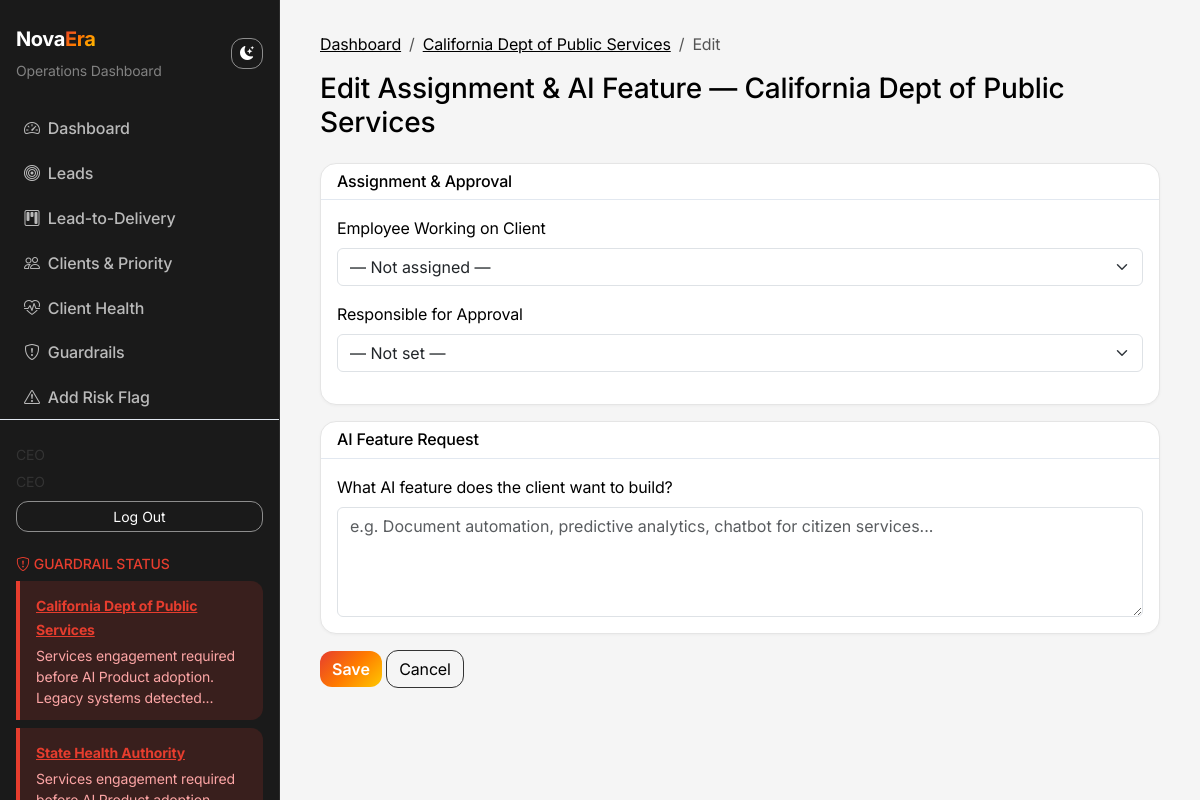
The app's page /client/1/edit (signed in) with its own data.
### models.py (models this page shows, shortened)
class User(UserMixin, db.Model):
    __tablename__ = "users"
    id = db.Column(db.Integer, primary_key=True)
    email = db.Column(db.String(120), unique=True, nullable=False)
    password_hash = db.Column(db.String(256), nullable=False)
    full_name = db.Column(db.String(200), nullable=False)
    role = db.Column(db.String(50), default=ROLE_EMPLOYEE)  # ceo, strategy_lead, employee
    created_at = db.Column(db.DateTime, default=datetime.utcnow)

class Client(db.Model):
    __tablename__ = "clients"
    id = db.Column(db.Integer, primary_key=True)
    name = db.Column(db.String(200), nullable=False)
    legacy_systems = db.Column(db.String(500), default="")  # Comma-separated
    ai_readiness_score = db.Column(db.Integer, default=50)  # 1-100
    last_delivery_update = db.Column(db.DateTime, default=datetime.utcnow)
    revenue = db.Column(db.Float, default=0.0)  # Total (legacy)
    services_revenue = db.Column(db.Float, default=0.0)
    ai_product_revenue = db.Column(db.Float, default=0.0)
    trust_level = db.Column(db.Integer, default=50)  # 1-100 for Trust-Revenue matrix
    data_foundation_service_active = db.Column(db.Boolean, default=False)  # Guardrail
    engagement_start_date = db.Column(db.DateTime, nullable=True)  # For 6+ months check
    use_case_documented = db.Column(db.Boolean, default=False)
    delivery_capacity_confirmed = db.Column(db.Boolean, default=False)
    prior_pilot_success = db.Column(db.Boolean, default=False)
    budget_confirmed = db.Column(db.Boolean, default=False)
    handoff_checklist_complete = db.Column(db.Boolean, default=False)
    guardrail_flags = db.Column(db.Text, default="[]")  # JSON array of violated guardrails
    ai_use_cases = db.Column(db.Text, default="[]")
    technical_blockers = db.Column(db.Text, default="[]")
    key_stakeholders = db.Column(db.Text, default="[]")
    delivery_notes = db.Column(db.Text, default="")  # Services view - embedded team notes
    problem_priority = db.Column(db.Text, default="")  # For AI enrichment
    analysis_updated_at = db.Column(db.DateTime, nullable=True)
    assigned_to_id = db.Column(db.Integer, db.ForeignKey("users.id"), nullable=True)  # Employee working on client
    approver_id = db.Column(db.Integer, db.ForeignKey("users.id"), nullable=True)  # Responsible for approval
    ai_feature_request = db.Column(db.Text, default="")  # What AI feature the client wants to build
    created_at = db.Column(db.DateTime, default=datetime.utcnow)
    updated_at = db.Column(db.DateTime, default=datetime.utcnow, onupdate=datetime.utcnow)
    assigned_to = db.relationship("User", foreign_keys=[assigned_to_id])
    approver = db.relationship("User", foreign_keys=[approver_id])

### app.py (the view, shortened to what this page needs)
    @app.route("/client/<int:id>/edit", methods=["GET", "POST"])
    @login_required
    def client_edit(id):
        client = Client.query.get_or_404(id)
        if not can_grant_permissions():
            flash("Only CEO or Strategy Lead can edit client assignment.", "danger")
            return redirect(url_for("client_detail", id=id))
        users = User.query.all()
        return render_template("client_edit.html", client=client, users=users)

### services/auth_utils.py (called while the page is built)
def can_grant_permissions():
    if not current_user or not current_user.is_authenticated:
        return False
    return current_user.role in (ROLE_CEO, ROLE_STRATEGY_LEAD)

### services/guardrails.py (called while the page is built)
def get_guardrail_violations_for_clients(clients) -> List[dict]:
    result = []
    for c in clients:
        ok, warnings = validate_deal(c)
        if not ok and warnings:
            result.append({"client": c, "warnings": warnings})
    return result

### templates/client_edit.html (shortened to what this page needs)
{% extends "base.html" %}
{% block content %}
<nav aria-label="breadcrumb" class="mb-3">
    <ol class="breadcrumb">
        <li class="breadcrumb-item"><a href="{{ url_for('dashboard') }}" class="theme-muted">Dashboard</a></li>
        <li class="breadcrumb-item"><a href="{{ url_for('client_detail', id=client.id) }}" class="theme-muted">{{ client.name }}</a></li>
        <li class="breadcrumb-item active theme-text">Edit</li>
    </ol>
</nav>
<h1 class="h3 mb-4 theme-text">Edit Assignment & AI Feature — {{ client.name }}</h1>
<form method="post">
    <div class="card metric-card mb-3">
        <div class="card-header bg-transparent border-secondary"><h6 class="mb-0 theme-text">Assignment & Approval</h6></div>
        <div class="card-body">
            <div class="mb-3">
                <label for="assigned_to_id" class="form-label theme-text">Employee Working on Client</label>
                <select class="form-select" id="assigned_to_id" name="assigned_to_id">
                    <option value="">— Not assigned —</option>
                </select>
            </div>
            <div class="mb-3">
                <label for="approver_id" class="form-label theme-text">Responsible for Approval</label>
                <select class="form-select" id="approver_id" name="approver_id">
                    <option value="">— Not set —</option>
                </select>
            </div>
        </div>
    </div>
    <div class="card metric-card mb-3">
        <div class="card-header bg-transparent border-secondary"><h6 class="mb-0 theme-text">AI Feature Request</h6></div>
        <div class="card-body">
            <label for="ai_feature_request" class="form-label theme-text">What AI feature does the client want to build?</label>
            <textarea class="form-control" id="ai_feature_request" name="ai_feature_request" rows="4" placeholder="e.g. Document automation, predictive analytics, chatbot for citizen services...">{{ client.ai_feature_request or '' }}</textarea>
        </div>
    </div>
    <button type="submit" class="btn btn-primary">Save</button>
    <a href="{{ url_for('client_detail', id=client.id) }}" class="btn btn-outline-secondary">Cancel</a>
</form>
{% endblock %}

### templates/base.html (shortened to what this page needs)
<!DOCTYPE html>
<html lang="en" id="html-theme">
<head>
    <link href="https://cdn.jsdelivr.net/npm/bootstrap@5.3.2/dist/css/bootstrap.min.css" rel="stylesheet">
    <link href="https://cdn.jsdelivr.net/npm/bootstrap-icons@1.11.1/font/bootstrap-icons.css" rel="stylesheet">
</head>
<body>
    <nav class="sidebar">
        <div class="px-3 mb-4 d-flex justify-content-between align-items-center">
            <div>
                <div class="novaera-logo mb-1"><span class="nova">Nova</span><span class="era">Era</span></div>
                <small class="text-secondary opacity-75">Operations Dashboard</small>
            </div>
            <button type="button" class="btn btn-sm btn-outline-light" id="theme-toggle" title="Toggle light/dark mode" aria-label="Toggle theme">
                <i class="bi bi-moon-stars-fill" id="theme-icon"></i>
            </button>
        </div>
        <ul class="nav flex-column">
            <li class="nav-item"><a class="nav-link {% if request.endpoint == 'dashboard' %}active{% endif %}" href="{{ url_for('dashboard') }}"><i class="bi bi-speedometer2 me-2"></i>Dashboard</a></li>
            <li class="nav-item"><a class="nav-link {% if request.endpoint == 'leads' %}active{% endif %}" href="{{ url_for('leads') }}"><i class="bi bi-bullseye me-2"></i>Leads</a></li>
            <li class="nav-item"><a class="nav-link {% if request.endpoint == 'kanban' %}active{% endif %}" href="{{ url_for('kanban') }}"><i class="bi bi-kanban me-2"></i>Lead-to-Delivery</a></li>
            <li class="nav-item"><a class="nav-link {% if request.endpoint == 'clients' %}active{% endif %}" href="{{ url_for('clients') }}"><i class="bi bi-people me-2"></i>Clients & Priority</a></li>
            <li class="nav-item"><a class="nav-link {% if request.endpoint == 'client_health' %}active{% endif %}" href="{{ url_for('client_health') }}"><i class="bi bi-heart-pulse me-2"></i>Client Health</a></li>
            <li class="nav-item"><a class="nav-link {% if request.endpoint == 'guardrails' %}active{% endif %}" href="{{ url_for('guardrails') }}"><i class="bi bi-shield-exclamation me-2"></i>Guardrails</a></li>
            <li class="nav-item"><a class="nav-link" href="{{ url_for('add_risk_flag') }}"><i class="bi bi-exclamation-triangle me-2"></i>Add Risk Flag</a></li>
        </ul>
        <div class="mt-auto px-3 pt-4 border-top border-secondary">
            <small class="theme-muted d-block mb-1">{{ current_user.full_name or current_user.email }}</small>
            <small class="text-uppercase theme-muted">{{ current_user.role.replace('_',' ') }}</small>
            <form method="post" action="{{ url_for('logout') }}" class="mt-2">
                <button type="submit" class="btn btn-sm btn-outline-light w-100">Log Out</button>
            </form>
        </div>
        {% if guardrail_violations is defined and guardrail_violations %}
        <div class="mt-4 px-3">
            <h6 class="text-high-risk small text-uppercase mb-2"><i class="bi bi-shield-exclamation me-1"></i>Guardrail Status</h6>
            {% for g in guardrail_violations %}
            <div class="guardrail-sidebar">
                <a href="{{ url_for('client_detail', id=g.client.id) }}" class="text-high-risk small fw-bold">{{ g.client.name }}</a>
                <div class="small mt-1">{{ g.warnings[0][:80] }}...</div>
            </div>
            {% endfor %}
        </div>
        {% endif %}
    </nav>
    <main class="main-content">
        {% block content %}{% endblock %}
    </main>
    <div id="alert-container" class="position-fixed top-0 end-0 p-3" style="z-index: 9998; max-width: 400px;"></div>
</body>
</html>

### templates/base.html (style rules this page uses)
:root { --sidebar-width: 280px; --novaera-red: #E63D2E; --novaera-orange: #FF7A00; --novaera-yellow: #FFC800; --novaera-white: #FFFFFF; --novaera-black: #000000; --accent-gradient: linear-gradient(135deg, #E63D2E 0%, #FF7A00 50%, #FFC800 100%); }
:root, [data-theme="light"] { --bg-body: #f5f5f5; --bg-sidebar: #1a1a1a; --text-primary: #000000; --text-secondary: #333333; --text-muted: #555555; --card-bg: #ffffff; --card-border: #e5e5e5; --link-color: #000000; --sidebar-text: #ffffff; --sidebar-hover: rgba(255,255,255,0.08); --sidebar-border: rgba(255,255,255,0.08); }
body { font-family: 'Inter', 'Segoe UI', system-ui, sans-serif; background: var(--bg-body); min-height: 100vh; color: var(--text-primary); letter-spacing: -0.01em; }
.sidebar { position: fixed; top: 0; left: 0; width: var(--sidebar-width); height: 100vh; background: var(--bg-sidebar); color: var(--sidebar-text); padding: 1.5rem 0; z-index: 1000; border-right: 1px solid var(--sidebar-border); }
.sidebar .nav-link { color: rgba(255,255,255,0.7); padding: 0.65rem 1.5rem; font-weight: 500; transition: all 0.2s ease; }
.sidebar .text-secondary { color: rgba(255,255,255,0.6) !important; }
.main-content { margin-left: var(--sidebar-width); padding: 2rem 2.5rem; min-height: 100vh; }
.guardrail-sidebar { background: rgba(230, 61, 46, 0.15); border-left: 4px solid var(--novaera-red); border-radius: 0 12px 12px 0; padding: 0.75rem 1rem; margin-bottom: 0.5rem; }
.guardrail-sidebar .small { color: #fca5a5; }
.metric-card { border-radius: 16px; border: 1px solid var(--card-border); background: var(--card-bg); box-shadow: 0 1px 3px rgba(0,0,0,0.04); transition: box-shadow 0.2s ease; }
[data-theme="light"] .card-header.bg-transparent { background: transparent !important; }
[data-theme="light"] .border-secondary { border-color: #e2e8f0 !important; }
.theme-text { color: var(--text-primary) !important; }
.theme-muted { color: var(--text-secondary) !important; }
.text-high-risk { color: #E63D2E !important; }
.btn-primary { background: var(--accent-gradient) !important; border: none !important; border-radius: 12px; font-weight: 600; }
.btn-outline-secondary { border-color: var(--text-secondary); color: var(--text-primary); border-radius: 12px; background: transparent; }
.btn-outline-light { border-color: var(--text-secondary); color: var(--text-primary); border-radius: 12px; background: transparent; }
.sidebar .btn-outline-light { border-color: rgba(255,255,255,0.5) !important; color: #fff !important; }
.novaera-logo { font-weight: 700; font-size: 1.25rem; letter-spacing: -0.02em; }
.novaera-logo .nova { color: #fff; }
.novaera-logo .era { background: var(--accent-gradient); -webkit-background-clip: text; -webkit-text-fill-color: transparent; background-clip: text; }
.card-body, .card-header { color: var(--text-primary); }
.breadcrumb { --bs-breadcrumb-divider-color: var(--text-muted); }
.breadcrumb-item a { color: var(--text-primary) !important; }
.breadcrumb-item.active { color: var(--text-muted) !important; }
.form-label { color: var(--text-primary) !important; }

### records on screen
User: full_name "CEO", role.replace "CEO"
Client: client.name "California Dept of Public Services", name "California Dept of Public Services"
Client: client.name "State Health Authority"

### other values on screen
{{ g.warnings[0][:80] }} "Services engagement required before AI Product adoption. Legacy systems detected" "Services engagement required…"
